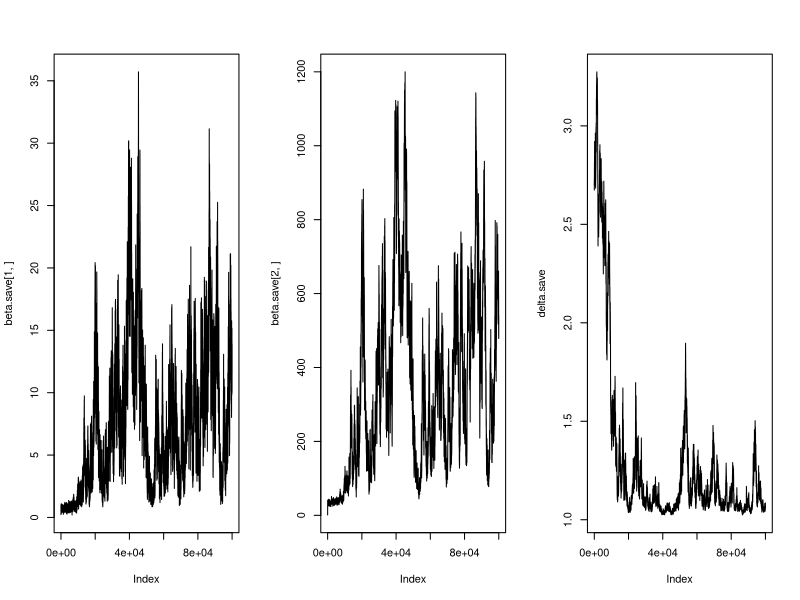

The R script that drew this image:
##### MCMC on the beetles data
# I tried considering the log base for the link function (having logit form)
# as a model parameter. Bad things happened.


dose = c(1.6907, 1.7242, 1.7552, 1.7842, 1.8113, 1.8369, 1.8610, 1.8839)
n.beetles = c(59, 60, 62, 56, 63, 59, 62, 60)
y.beetles = c(6, 13, 18, 28, 52, 53, 61, 60)

g.inv = function(x, beta, base = exp(1))
    base^(x %*% beta) / (1 + base^(x %*% beta))

lik = function(p, n, y)
    prod(p^y * (1-p)^(n-y))

loglik = function(p, n, y)
    sum(log(p)*y + log(1-p)*(n-y))

prior = function(beta, delta)
    prod(pnorm(beta, 0, 5))#*dgamma(delta, 1, 1)

logprior = function(beta, delta)
    sum(pnorm(beta, 0, 5, log.p = TRUE))# + dgamma(delta, 1, 1, log = TRUE)

x = cbind(1, dose)
beta = c(1, 1)
delta = exp(1) # logarithm base

# center the x
#x = x - matrix(rep(apply(x, 2, mean), each = length(dose)), ncol = 2)
x[,2] = x[,2] - mean(x[,2])

full.loglik = sum((log(y.beetles/n.beetles)*y.beetles + 
    log(1 - y.beetles/n.beetles)*(n.beetles - y.beetles))[1:7])
c.sq = c(0.6, 10, 0.01)

ITERS = 100000
beta.save = matrix(0, 2, ITERS)
delta.save = double(ITERS)
accept = rep(0, 3)

beta.save[,1] = beta
delta.save[1] = delta
delta.cur = delta.save[1]

for (i in 2:ITERS){
    for (j in 1:2){
        delta.cur = delta
        beta.cur = beta
        beta.samp = rnorm(1, beta.cur[j], c.sq[j])
        beta.star = beta.cur
        beta.star[j] = beta.samp

        logalpha = logprior(beta.star, delta.cur) +
            loglik(g.inv(x, beta.star, delta.cur), n.beetles, y.beetles) -
            logprior(beta.cur, delta.cur) -
            loglik(g.inv(x, beta.cur, delta.cur), n.beetles, y.beetles)

#       logprior(beta.star, delta.cur)
#       loglik(g.inv(x, beta.star, delta.cur), n.beetles, y.beetles)
#       logprior(beta.cur, delta.cur)
#       loglik(g.inv(x, beta.cur, delta.cur), n.beetles, y.beetles)

        if (log(runif(1)) < logalpha){
            beta = beta.star
            accept[j] = accept[j] + 1
        } else {
            beta = beta.cur
            }
        }

    delta.cur = delta
    delta.star = rnorm(1, delta.cur, c.sq[3])
    logalpha = logprior(beta.cur, delta.star) +
        loglik(g.inv(x, beta.cur, delta.star), n.beetles, y.beetles) -
        logprior(beta.cur, delta.cur) -
        loglik(g.inv(x, beta.cur, delta.cur), n.beetles, y.beetles)
    
    if (log(runif(1)) < logalpha){
        delta = delta.star
        accept[3] = accept[3] + 1
    } else {
        delta = delta.cur
        }

    beta.save[,i] = beta
    delta.save[i] = delta
    }

par(mfrow=c(1,3))
plot(beta.save[1,], type='l')
plot(beta.save[2,], type='l')
plot(delta.save, type='l')
accept / ITERS
